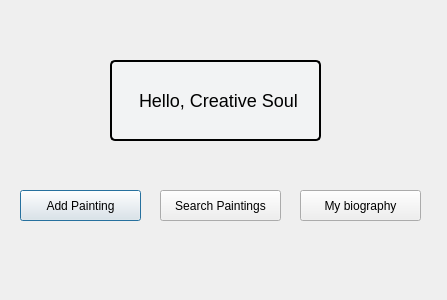
<?xml version="1.0" encoding="UTF-8"?>
<ui version="4.0">
 <class>artistDialog</class>
 <widget class="QDialog" name="artistDialog">
  <property name="geometry">
   <rect>
    <x>0</x>
    <y>0</y>
    <width>447</width>
    <height>300</height>
   </rect>
  </property>
  <property name="windowTitle">
   <string>Dialog</string>
  </property>
  <property name="styleSheet">
   <string notr="true">artistDialog{
background-color: #90BE6D;
}</string>
  </property>
  <widget class="QPushButton" name="pushButton_AddPainting">
   <property name="geometry">
    <rect>
     <x>20</x>
     <y>190</y>
     <width>121</width>
     <height>31</height>
    </rect>
   </property>
   <property name="text">
    <string>Add Painting</string>
   </property>
  </widget>
  <widget class="QPushButton" name="pushButton_search">
   <property name="geometry">
    <rect>
     <x>160</x>
     <y>190</y>
     <width>121</width>
     <height>31</height>
    </rect>
   </property>
   <property name="text">
    <string>Search Paintings</string>
   </property>
  </widget>
  <widget class="QPushButton" name="pushButton_bio">
   <property name="geometry">
    <rect>
     <x>300</x>
     <y>190</y>
     <width>121</width>
     <height>31</height>
    </rect>
   </property>
   <property name="text">
    <string>My biography</string>
   </property>
  </widget>
  <widget class="QLineEdit" name="lineEdit">
   <property name="geometry">
    <rect>
     <x>110</x>
     <y>60</y>
     <width>211</width>
     <height>81</height>
    </rect>
   </property>
   <property name="styleSheet">
    <string notr="true">QLineEdit {
    border: 2px solid ; /* Red border with 2px width */
    border-radius: 5px; /* Rounded corners for the border */
    padding: 5px; /* Space between text and border */
    background-color: #F2F3F4; /* Light grey background */
    font-size: 18px; /* Larger font size */
    font-family: 'Arial', sans-serif; /* Font type */
}</string>
   </property>
   <property name="text">
    <string>    Hello, Creative Soul</string>
   </property>
  </widget>
 </widget>
 <resources/>
 <connections/>
</ui>
